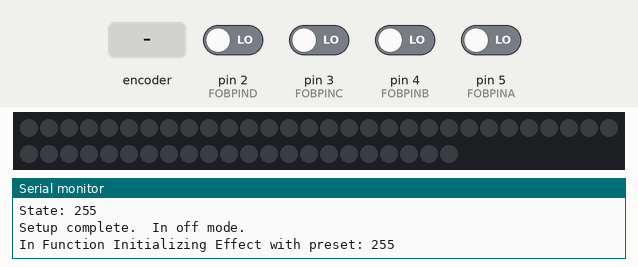
Simulated run of this sketch. Board: Arduino Uno, built with avr-gcc and run on an emulated ATmega328P. Parts: 52 RGB LEDs in strip order, left to right, continuing on the next row, the last lines printed to the serial monitor. The test bench sets the inputs (shaded band); at power-on: pin 2 (FOBPIND), pin 3 (FOBPINC), pin 4 (FOBPINB), pin 5 (FOBPINA) LOW. Dim RGB values are drawn brighter than linear; EEPROM starts erased.

Above: at 1.2 s.
1.3 s: rotary encoder on pin 5 (FOBPINA) / pin 4 (FOBPINB) turned 1 step (first pin leading)
3.0 s: pin 2 (FOBPIND) driven HIGH
4.5 s: pin 3 (FOBPINC) driven HIGH
At 6.88 s:
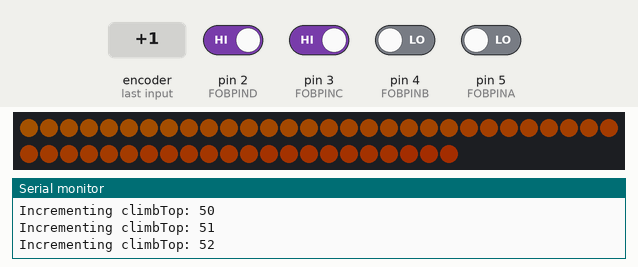
6.9 s: rotary encoder on pin 5 (FOBPINA) / pin 4 (FOBPINB) turned 1 step (first pin leading)
At 8.1 s:
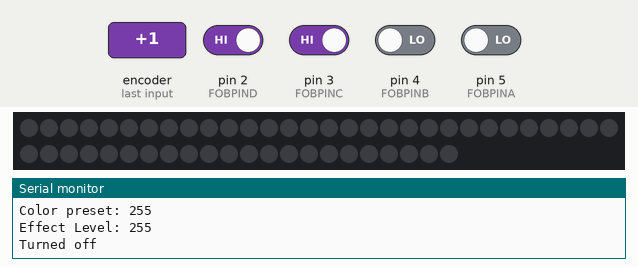
Timing chart, 0 to 9.6 s (numbered marks = the images above; inputs shaded):
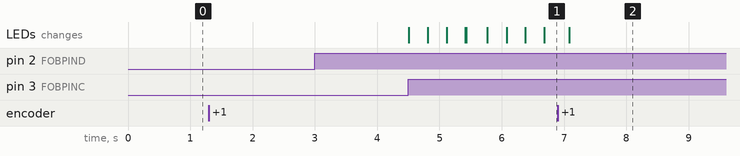

Measured:
- after the input at 4.5 s, the LEDs: first change at once (image 1 shows a later state)
- after the input at 6.9 s, the LEDs: change after 0.18 s (image 2)

The sketch:

nightlight.ino
```cpp
 /*
RGB Moodlight v1 - Ben Miller @vmFoo 6-1-2014
Some minor #define snippets borrowed from neopixel examples

*/

#include <EEPROM.h>
#include <PinChangeInt.h>
#include <Adafruit_NeoPixel.h>


#define STATE_COLORS 1
#define STATE_EFFECT 2

#define SLEEPTIMER  7200000 // 7200000 = 2 hours.  set to 0 to not turn off after a while
//#define SLEEPTIMER 30000 //30 seconds for debugging

#define FOBPINA 5
#define FOBPINB 4
#define FOBPINC 3
#define FOBPIND 2

#define LEDPIN 10
#define PIXELS 52
#define COLORPRESETS 7   //how many preset colors are there
#define BRIGHTLEVELS 7 //how many brightness levels there are (excluding off)
#define EFFECTLEVELS 10 //how many effect levels there are.  Controling slew and climb
#define MAXCOLORSLEW 100 //maximum: how many millis between slewing the pixel set color
#define MAXCLIMBSPEED 1000 //maximum: how many millis between adding another pixel to the effect

#define STATEADDR 1
#define BRIGHTADDR 2
#define COLORADDR 3
#define EFFECTADDR 4


/* Initiate variables and set defaults */
volatile boolean onoff = false; //helps the on/off states

volatile int bright=0 ;  //used to represet the current brightness
volatile uint32_t color; //used to represet the current set color

int i=0;  //predeclare a counter integer
uint32_t sleeptimer; //if you are using a sleep timer that turns it off after a whlie

uint32_t colors[COLORPRESETS]; //declare the color preset array
int currentColorPreset;  //

int brightlevels[BRIGHTLEVELS];
int currentBrightLevel;

int currentEffectLevel;  //1 to EFFECTLEVELS
uint32_t speedColorSlew;  //how fast the colors move from one to the other milisecond
uint32_t speedColorClimb;  //how quickly the change moves to the next pixel miliseconds
uint32_t climbCounter;  //timer counters to manage the effect
uint32_t slewCounter;  //timer counters to manage the effect
int climbTop;  //top of the climb arry
uint32_t effectColors[PIXELS];  // Array to store the effect
uint32_t targetColor;  //what color are we slewing towards
uint32_t sourceColor; //what color are we slewing from
int effectColorPreset;  //what color preset are we on for the effect
int effectPassFlag=0; //used to flag when we are done slewing all pixels

volatile uint8_t latest_interrupted_pin;  //to handle interrupts


//variable for managing toggle states
int foba=0;
int fobb=0;
int fobc=0;
int fobd=0;


//the almighty state variable for the state machine
int state;

Adafruit_NeoPixel pixels = Adafruit_NeoPixel(PIXELS, LEDPIN, NEO_GRB + NEO_KHZ800);

void setup()
{
  //setup the debugging if available]
  Serial.begin(19200);
  Serial.println("RGB Mood light V1.0: Ready");

  //setup the pin modes
  pinMode(FOBPINA, INPUT);
  pinMode(FOBPINB, INPUT);
  pinMode(FOBPINC, INPUT);
  pinMode(FOBPIND, INPUT);

  //setup the interrupt on each of the pins
  PCintPort::attachInterrupt(FOBPINA, &fobHandler, RISING);
  PCintPort::attachInterrupt(FOBPINB, &fobHandler, RISING);
  PCintPort::attachInterrupt(FOBPINC, &fobHandler, RISING);
  PCintPort::attachInterrupt(FOBPIND, &fobHandler, RISING);

  //setup the preset colors the color button will cycle
  colors[0]=pixels.Color(255,0,0);  //
  colors[1]=pixels.Color(255,255,0);  //
  colors[2]=pixels.Color(255,0,255);  //
  colors[3]=pixels.Color(0,255,0);  //
  colors[4]=pixels.Color(0,255,255);  //
  colors[5]=pixels.Color(0,0,255);  //
  colors[6]=pixels.Color(255,255,255);  //


  //setup the brightness levesl.  Evenly split between 1 and 255
  for(int x=1; x <= BRIGHTLEVELS; x++) {
      brightlevels[x-1]=x*(255/BRIGHTLEVELS);
  }

  //set the sleeptimer
  sleeptimer=millis()+SLEEPTIMER;

  //read the variables from EPROM and setup system
  state=EEPROM.read(STATEADDR);
  currentBrightLevel=EEPROM.read(BRIGHTADDR);
  currentColorPreset=EEPROM.read(COLORADDR);
  currentEffectLevel=EEPROM.read(EFFECTADDR);

  Serial.println("Reading from EEPROM:");
  Serial.print("State: ");
  Serial.println(state);
  Serial.print("Bright preset: ");
  Serial.println(currentBrightLevel);
  Serial.print("Color preset: ");
  Serial.println(currentColorPreset);
  Serial.print("Effect Level: ");
  Serial.println(currentEffectLevel);

  //set initial variables if 0 from eeprom
   if(state == 0) {
    state=STATE_COLORS;
    currentBrightLevel=BRIGHTLEVELS/2; //halfway up
    currentColorPreset=6; //why not start at white ;-)
    currentEffectLevel=1; //start slow
   }

  //setup the sleep timer
  sleeptimer = millis()+SLEEPTIMER;  //after this time, turn off the lights

  //engage the neopixel subsystem and set it to off
  pixels.begin();
  pixels.setBrightness(0);   //off
  pixels.show();
  Serial.print("State: ");
  Serial.println(state);
  Serial.println("Setup complete.  In off mode.");
  setEffectLevel(currentEffectLevel);
  effectColorPreset=currentColorPreset;
  initializeEffect(effectColorPreset);


/* color funciton debug lines
  for(int x=0; x < COLORPRESETS; x++){
     Serial.print("Color preset: ");
     Serial.print(x);
     Serial.print(" is ");
     Serial.print(colors[x]);
     Serial.print(".  With Red: ");
     Serial.print(extractRed(colors[x]));
     Serial.print(" Green: ");
     Serial.print(extractGreen(colors[x]));
     Serial.print(" Blue: ");
     Serial.print(extractBlue(colors[x]));
     Serial.println(" mix.");
  }
  */
}

void loop(){
//    Only do stuff here for the effect.  Everything else is handled in interrups
//    Oh, but also check the sleep timer and do nothing if we are "off".

  if(latest_interrupted_pin) changeHandler();  //if an interrupt occured since the last loop

  if(onoff == true) {
    //check the sleeptimer
    if(millis() > sleeptimer && SLEEPTIMER ) { //if SLEEPTIMER is non 0
      Serial.println("Sleep time expired, turning off");
      turnOff();
    }
  }

  //If we are in effect mode, run the effect animation
  if(state == STATE_EFFECT && onoff){
/*    uint32_t speedColorSlew;  //how fast the colors move from one to the other milisecond
    uint32_t speedColorClimb;  //how quickly the change moves to the next pixel miliseconds
    uint32_t climbCounter;  //timer counters to manage the effect
    uint32_t slewCounter;  //timer counters to manage the effect
    int climbTop;  //top of the climb arry
    int climbBottom; //bottom of the climb array
    uint32_t effectColors;  // Array to store the effect
    uint32_t targetColor;  //what color are we slewing towards
    uint32_t sourceColor; //what color are we slewing from
*/

    if (millis() > climbCounter) { //handle the climb
      if (climbTop<PIXELS) {
         climbTop++;
         climbCounter=millis()+speedColorClimb;
         Serial.print("Incrementing climbTop: ");
         Serial.println(climbTop);
         if(latest_interrupted_pin) changeHandler();  //if an interrupt occured since the last loop

      }
    }

    effectPassFlag=0;
    if (millis() > slewCounter) {
      for(int x=0; x<climbTop; x++){ //handle the slew
        if(effectColors[x] != targetColor) { //if it's not there yet, slew it
//            Serial.print(".");
//          Serial.print("Slewing Pixel ");
//          Serial.print(x);
//          Serial.print(" from ");
//          Serial.print(effectColors[x]);
          effectColors[x] = slewColor(effectColors[x], targetColor, 1 ); //slew one increment
//          Serial.print(" to ");
//          Serial.println(effectColors[x]);

          if(latest_interrupted_pin) changeHandler();  //if an interrupt occured since the last loop

        } else {
          effectPassFlag++;  //increment this for each color match
        }
        pixels.setPixelColor(x, effectColors[x]);

      }
      pixels.show();
      if (effectPassFlag == PIXELS) { //this means all pixels are the target color
        initializeEffect(effectColorPreset);  //start over
      }
      slewCounter=millis()+speedColorSlew;
    }
    pixels.show();


  }
}


void initializeEffect(int sourcePreset){
      effectColorPreset=sourcePreset; //start the effect at the current preset color preset
      Serial.print("In Function Initializing Effect with preset: ");
      Serial.println(effectColorPreset);

      sourceColor=colors[effectColorPreset]; //our source, before we increment
      //target is going to be the next preset
      if (effectColorPreset < COLORPRESETS-1) {
        effectColorPreset++;
      }else {
        effectColorPreset=0;
      }
      targetColor=colors[effectColorPreset]; //target, after increment

      climbTop=0;
      //Verify that the colors are all set right and initialize the color array

      for( int x=0 ; x< PIXELS ; x++) {
        effectColors[x]=sourceColor;
        pixels.setPixelColor(x, effectColors[x]);
      }
      pixels.show();

      //set the timer for when to add another pixel to the climb
      climbCounter=millis()+speedColorClimb;
      effectPassFlag=0; //starting a new climb
}


void setEffectLevel(int lvl){
   if (lvl > EFFECTLEVELS || lvl < 1) return;  //sanitize input

   //Level 1 shoudl be slowest setting
   currentEffectLevel=lvl;

   //the speedColorSlew represents how many millis pass before the color will be skewed 1 increment towards the next color
   //the larger the number, the slower the slew
   speedColorSlew= (MAXCOLORSLEW / EFFECTLEVELS) * (EFFECTLEVELS +1 -lvl );

   //the speedColorClimb represetns how many millis pass before it adds 1 more pixel to the set that are slewing
   //1000 means a pixel is added to the set that are slewing every second meaning the PIXELS pixel will start color slewing
   //after PIXELS seconds.
   //The LOWER the number the faster the climb
   speedColorClimb= (MAXCLIMBSPEED / EFFECTLEVELS) * (EFFECTLEVELS +1 -lvl );  //invert the multiple to be slow a 1 and fast at EFFECTSLEVELS
   Serial.print("slewdelay=");
   Serial.println(speedColorSlew);

   Serial.print("climbdelay=");
   Serial.println(speedColorClimb);


}

void turnOff(){
  //dim off effect
  for (int x=bright; x>0; x--){
      pixels.setBrightness(x);
      pixels.show();
      //delayMicroseconds(10000); //don't use delay and messup interrupts
  }
  pixels.setBrightness(0); //handle brightness changes
  pixels.show();
  onoff=false;
  /*record settings to EPROM here
  STATEADDR contains state variable
  BRIGHTADDR contains currentBrightLevel
  COLORADDR contains currentColorPreset
  EFFECTADDR contains currentEffectLevel */
  EEPROM.write(STATEADDR, state);
  EEPROM.write(BRIGHTADDR, currentBrightLevel);
  EEPROM.write(COLORADDR, currentColorPreset);
  EEPROM.write(EFFECTADDR, currentEffectLevel);
  Serial.println("Writing to EEPROM:");
  Serial.print("State: ");
  Serial.println(state);
  Serial.print("Bright preset: ");
  Serial.println(currentBrightLevel);
  Serial.print("Color preset: ");
  Serial.println(currentColorPreset);
  Serial.print("Effect Level: ");
  Serial.println(currentEffectLevel);

  Serial.println("Turned off");
}

void turnOn(){
  bright=brightlevels[currentBrightLevel];
  color=colors[currentColorPreset];

  for (int y=0; y < bright; y++){
      pixels.setBrightness(y);
      for( int x=0 ; x< PIXELS ; x++)
         pixels.setPixelColor(x, color);
      pixels.show();
      //delayMicroseconds(10000); //don't use delay and messup interrupts
  }
  pixels.setBrightness(bright);
  pixels.show();

  onoff = true;
  sleeptimer = millis()+SLEEPTIMER;  //reset the sleeptimer
  Serial.print("Turning on brightness: ");
  Serial.println(bright);
  Serial.print("Color preset:");
  Serial.println(currentColorPreset);
}

void changeHandler(){
  uint32_t target; //for use in blending to the right color

  //handle turning the pixels on and off
  if(latest_interrupted_pin == FOBPINA) {  //onoff state
  latest_interrupted_pin=0;
    if(onoff == true) {  //we are on,  turn off
      turnOff();
    } else{ //we are off, turn on
      turnOn();
    }
  }

  //switch to color mode and cycle colors
  if(latest_interrupted_pin == FOBPINB && onoff) { //quick easy change to color state and cycle
    latest_interrupted_pin=0;

    if(state != STATE_COLORS) {
      state = STATE_COLORS; //switch to this state and stop
      color=colors[currentColorPreset];
      Serial.println("Switching to color mode");
      for( int x =0 ; x< PIXELS ; x++)
        pixels.setPixelColor(x,color);
      pixels.show();
    }
    else {  //the button was pushed when we were already in static color state
            //cycle through the preset colors
      if(currentColorPreset < COLORPRESETS-1)
        currentColorPreset++;  //increment if not at max
      else {
        currentColorPreset=0;  //roll over
      }
      target=colors[currentColorPreset];
      while( color != target ) {
        color=slewColor(color, target, 1);
        for( int x =0 ; x< PIXELS ; x++)
            pixels.setPixelColor(x,color);
        pixels.show();
      }
      Serial.print("Switched to color index:");
      Serial.print(currentColorPreset);
      Serial.print(" which is ");
      Serial.println(color);
    }
    for( int x =0 ; x< PIXELS ; x++)
      pixels.setPixelColor(x,color);
    pixels.show();
    return;
  }


  //Cycle brightness levels does not affect the state
  if(latest_interrupted_pin == FOBPINC && onoff ) {  //quick easy change bright state but only if we're on
  latest_interrupted_pin=0;
    if(currentBrightLevel < BRIGHTLEVELS-1)
      currentBrightLevel++;  //increment if not at max
    else
      currentBrightLevel=0;  //roll over
    bright=brightlevels[currentBrightLevel];
    pixels.setBrightness(bright); //handle brightness changes
    pixels.show();
    Serial.print("Setting brightness to: ");
    Serial.println(bright);
  }

  //Put the machine into the effect state and the loop will handle updates
  //repeated presses will cycle the speeds for color slew and climb
  if(latest_interrupted_pin == FOBPIND && onoff) {
  latest_interrupted_pin=0;
    if(state != STATE_EFFECT) {
      Serial.println("Switched to effect state");
      state = STATE_EFFECT; //switch to this state and let the effect loop do the work
      //don't change anything else
      Serial.print("Starting First Effect Run with color preset: ");
      Serial.println(currentColorPreset);
      initializeEffect(currentColorPreset); //initlialize the effect with the current presets
    }
    else {  //the button was pushed when we were already in static color state
            //cycle through the preset colors
      Serial.println("Changing effect levels");
      if(currentEffectLevel < EFFECTLEVELS)
        setEffectLevel(currentEffectLevel+1);  //increment if not at max
      else {
        setEffectLevel(1);  //roll over
      }
    }
  }
}


int extractRed(uint32_t c) {
  return (( c >> 16 ) & 0xFF);
}

int extractGreen(uint32_t c) {
  return ( (c >> 8) & 0xFF );
}

int extractBlue(uint32_t c) {
  return ( c & 0xFF );
}

uint32_t slewColor(uint32_t src, uint32_t targ, int slew){
  //slew the source color one increment (slew) at a time torwards the target
 int sred = extractRed(src);
 int tred = extractRed(targ);

 int sgreen = extractGreen(src);
 int tgreen = extractGreen(targ);

 int sblue = extractBlue(src);
 int tblue = extractBlue(targ);

 return pixels.Color(
   slewNum(sred,tred, slew),
   slewNum(sgreen,tgreen, slew),
   slewNum(sblue,tblue, slew)
  );

}

int slewNum(int src, int targ, int slew){
  if (src < targ) { //if source is less than the targer, increment
    if ((src + slew) > targ) {  //don't overshoot, just go to the color
      src=targ;
    }
    else { //otherwise add the slew
      src=src+slew;
    }
    return src;  //return the new number
  }

  if (src > targ) { //if source is less than the targer, increment
    if ((src - slew) < targ) {  //don't overshoot, just go to the color
      src=targ;
    }
    else { //otherwise add the slew
      src=src-slew;
    }
    return src;  //return the new number
  }
}


void fobHandler() {
  latest_interrupted_pin=PCintPort::arduinoPin;
  //set the variable and get out of the interrupt code
  //funky things can happen inside interrupt vectors

}
```
